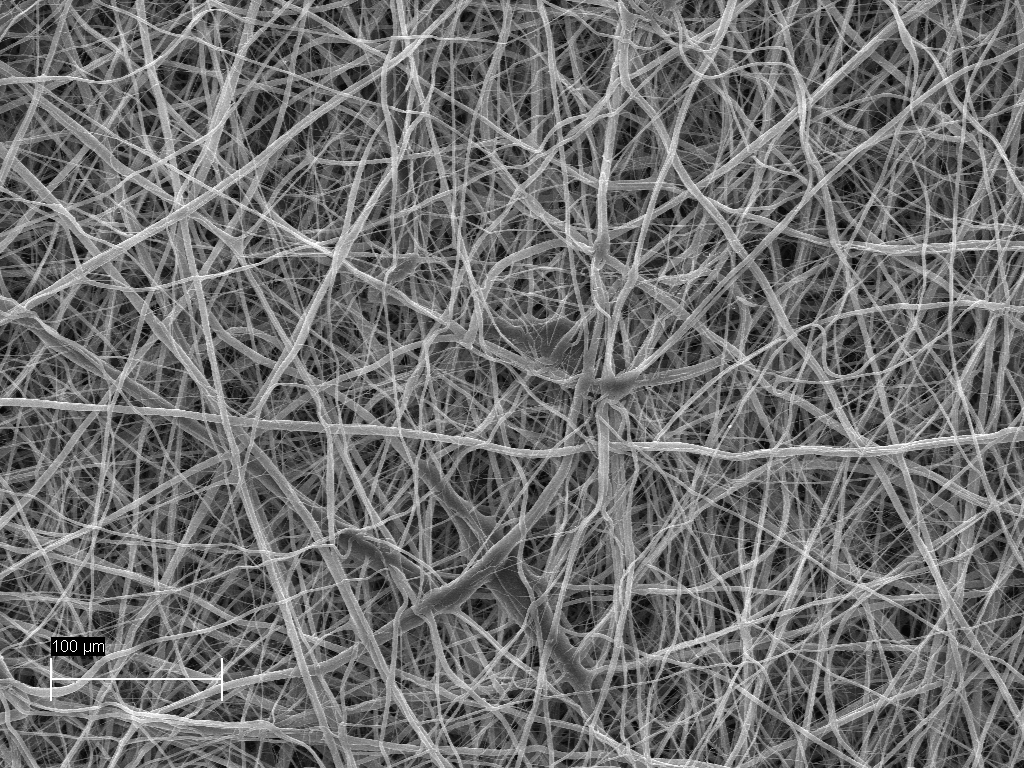
#> input picture Data/Model_images/Detectable/100_nr.tif, 1024 x 768 px, found by its file name; its folder holds only this picture in this run
$ python scale_obtain_new.py
#> lines starting #> are read from the running program, lines starting #| are printed output that depends on the picture; after the words box and inside, x2 and y2 are one past the last pixel; in counts of white or black regions, pixels touching at a corner belong together
# CODE for obtaining the scale from the SEM image #
#!/usr/bin/python3
# libraries
import numpy as np
import cv2
import os
import difflib
import matplotlib.pyplot as plt
import pytesseract
import re
import skimage.morphology

# pot_val, pot_unit, scale length in px
value_unit_scale = []
# list of units
pot_units = ["nm", "um"]
# pot scale values - should be updated if some new scales used!
pot_values = ["1", "2", "3", "4", "10", "20", "30", "100", "200", "400"]
MODEL_PATH = "/home/marilin/fibar_tool/Quick_runs/Diameter_measuring_pipeline/number_models/"
UNIT_PATH = "/home/marilin/fibar_tool/Quick_runs/Diameter_measuring_pipeline/unit_models/"
# INSERT YOUR tesseract.exe PATH here in case having an error
# make sure tesseract OCR is installed too
# uncomment for lab pc
#pytesseract.pytesseract.tesseract_cmd = r'C:\Program Files\Tesseract-OCR\tesseract.exe'
#pytesseract.pytesseract.tesseract_cmd = r'C:/home/marilin/fibar_tool_venv/bin/pytesseract'


def scale_obtain(file):

    """
    Function for obtaining the scale from the original SEM input image
    """

    img = cv2.imread(file, 0)
#> img is the input picture: shape (768, 1024); min 0, max 255, mean 111.1

    counter, value_unit_scale, four_contours = [], [], []

    ###########################################################################
    # number and unit obtaining

    thresh = cv2.threshold(img, 0, 255, cv2.THRESH_BINARY_INV)[1]
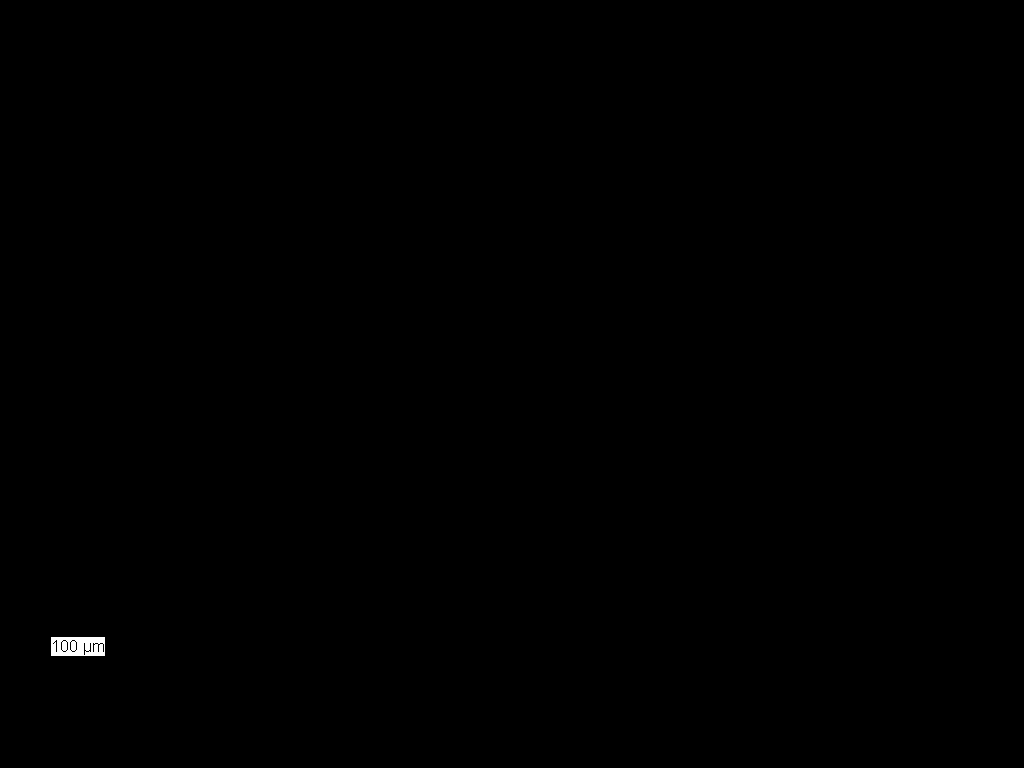
#> thresh: shape (768, 1024); 0.11% white; 1 white region, box (x1, y1, x2, y2) and area: (51, 637, 105, 656) 900

    # assuming the scale is in the LL quarter
    empty_im = np.zeros_like(thresh)
    cont_thresh = thresh[thresh.shape[0]//2:,:thresh.shape[1]//2]
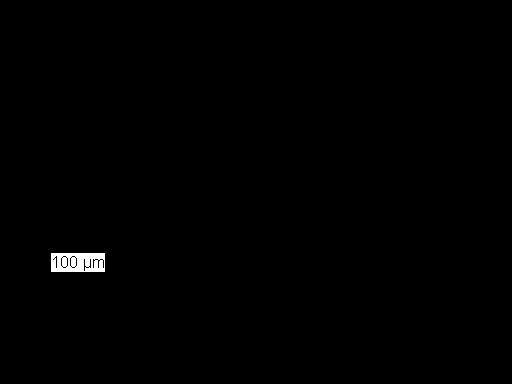
#> cont_thresh: shape (384, 512); 0.46% white; 1 white region
    empty_im[empty_im.shape[0]//2:,:empty_im.shape[1]//2]  = cont_thresh

    result = img.copy()
    contours = cv2.findContours(empty_im, cv2.RETR_EXTERNAL, cv2.CHAIN_APPROX_SIMPLE)
#> contours = 1 contour; box (x1, y1, x2, y2) and area: (51, 637, 105, 656) 954

    #cv2.imshow("empty_im", np.uint8(empty_im))
    contours = contours[0] if len(contours) == 2 else contours[1]
#> contours = [[[51, 637], [51, 655], [104, 655], [104, 637]]]
    #print(contours)


    for contour in contours:
        if len(contour) == 4:
            four_contours.append(contour)
#> this loop made 1 pass
#> contour on pass 1: [[51, 637], [51, 655], [104, 655], [104, 637]]
#> after the loop, four_contours = [[[51, 637], [51, 655], [104, 655], [104, 637]]]

    #print(four_contours)
    try:
        big_contour = max(four_contours, key=cv2.contourArea)
#> big_contour = [[51, 637], [51, 655], [104, 655], [104, 637]]
    except:
        big_contour = max(contours, key=cv2.contourArea)


    # big_contour struc: [a][0][b], where a is the corner idx (runs from upper left + ↓ and upper right + ↓), b is either y [0] or x [1] coord
    # initial flattened big contour list y1 x1 y2 x2 etc.

    y_coords = big_contour.flatten()[::2]
#> y_coords = [51, 51, 104, 104]
    x_coords = big_contour.flatten()[1::2]
#> x_coords = [637, 655, 655, 637]

    # for drawing purposesoppenheimer aaron hibell trance remix
    if len(big_contour) > 4:
        big_contour = np.array([ [[min(y_coords), max(x_coords)]], [[min(y_coords), min(x_coords)]], [[max(y_coords), min(x_coords)]], [[max(y_coords), max(x_coords)]] ])

    cv2.drawContours(result, [big_contour], 0, (255,255,255), 5)
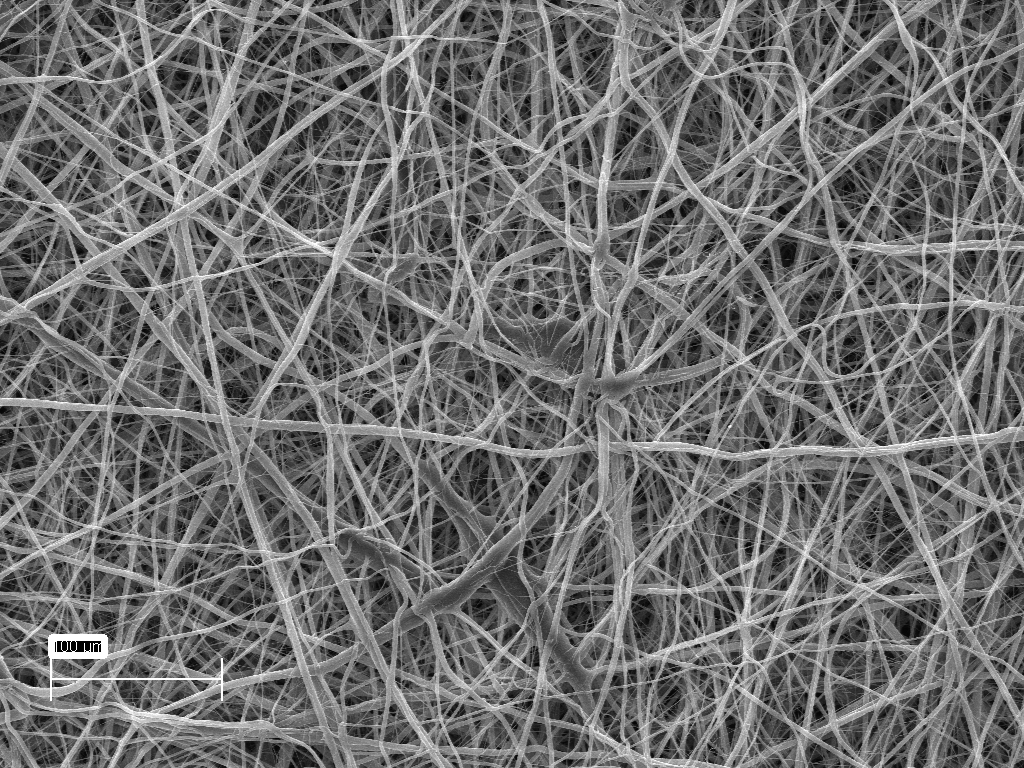
#> result: shape (768, 1024); 0.12% of pixels changed, all inside (x1, y1, x2, y2) = (48, 634, 108, 659)

    #cv2.imshow("contours", np.uint8(result))


    # # 1px height cross-section
    cross = img[int( (min(x_coords)+ max(x_coords)) //2 ): int( (min(x_coords)+ max(x_coords)) //2 )+1, min(y_coords):max(y_coords)+5]

    ar_z = np.insert(np.nonzero(cross), 0, 0)
#> ar_z = 29 values from 0 to 57
    # diff between non-zero values - fetching the zero amount of zeros and fetching the
    # start idx of the longest sub-arr of consecutive zeros
    min_val = ar_z[np.argmax(np.ediff1d(ar_z))]
#> min_val = 25
    # end idx of the zero arr
    max_val = ar_z[np.argmax(np.ediff1d(ar_z)) +1]
#> max_val = 33

    cutting_idx = int(np.mean((min_val, max_val)))
#> cutting_idx = 29


    # extracting unit
    unit = img[min(x_coords):max(x_coords), min(y_coords) + cutting_idx:max(y_coords)]
    unit = np.pad(unit, pad_width = [(1, 1),(1, 1)], mode = "constant")
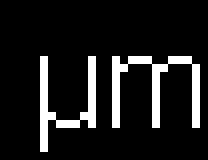
#> unit: shape (20, 26) (shown 8 times larger); 11.3% white in thin lines or dots, all inside (x1, y1, x2, y2) = (5, 7, 25, 19)
    #cv2.imshow("unit", np.uint8(unit))
    unit = skimage.morphology.medial_axis(unit).astype(np.uint8)
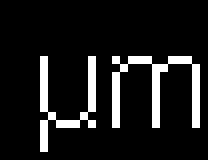
#> unit: shape (20, 26) (shown 8 times larger); values 0 (black) and 1 (white), 10.8% white in thin lines or dots, all inside (x1, y1, x2, y2) = (5, 7, 25, 19)
    unit[unit == 1] = 255

    # extracting number
    number = img[min(x_coords):max(x_coords), min(y_coords): min(y_coords) + cutting_idx]
    #cv2.imshow("number", np.uint8(unit))
    number = np.pad(number, pad_width = [(1, 1),(1, 1)], mode = "constant")
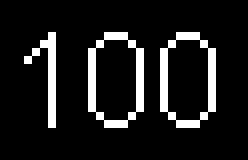
#> number: shape (20, 31) (shown 8 times larger); 10.8% white in thin lines or dots, all inside (x1, y1, x2, y2) = (3, 4, 27, 16)
    number = skimage.morphology.medial_axis(number).astype(np.uint8)
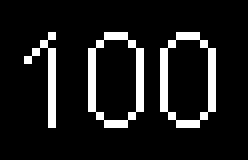
#> number: shape (20, 31) (shown 8 times larger); values 0 (black) and 1 (white), 10.6% white in thin lines or dots, all inside (x1, y1, x2, y2) = (3, 4, 27, 16)
    number[number == 1] = 255

    # 400, 1, 1, 3, 10

    units = ["um", "um", "um", "um", "um", "nm", "um", "um"]

    f = os.path.basename(file).split(".")[0]

    with open(f"{MODEL_PATH}{f}.npy", "wb") as np_f:
        np.save(np_f, number)

    with open(f"{UNIT_PATH}{units[FILES.index(os.path.basename(file))]}.npy", "wb") as unit_f:
        np.save(unit_f, unit)

    # [66 lines of commented-out code are left out]
ORIG_PATH = "/home/marilin/fibar_tool/Data/Model_images/Detectable/"
FILES = os.listdir("/home/marilin/fibar_tool/Data/Model_images/Detectable/")

for file in FILES:
   print(file)
   scale_obtain(ORIG_PATH+file)


# # scale_obtain("/run/user/1000/gvfs/smb-share:server=gaia.domenis.ut.ee,share=mvfa/Automaatika/SEM_input/3gel 02kit hfip 10k 1.tif")
# cv2.waitKey(0)
# cv2.destroyAllWindows()

$ run again, on Data/Model_images/Detectable/2_nr.tif
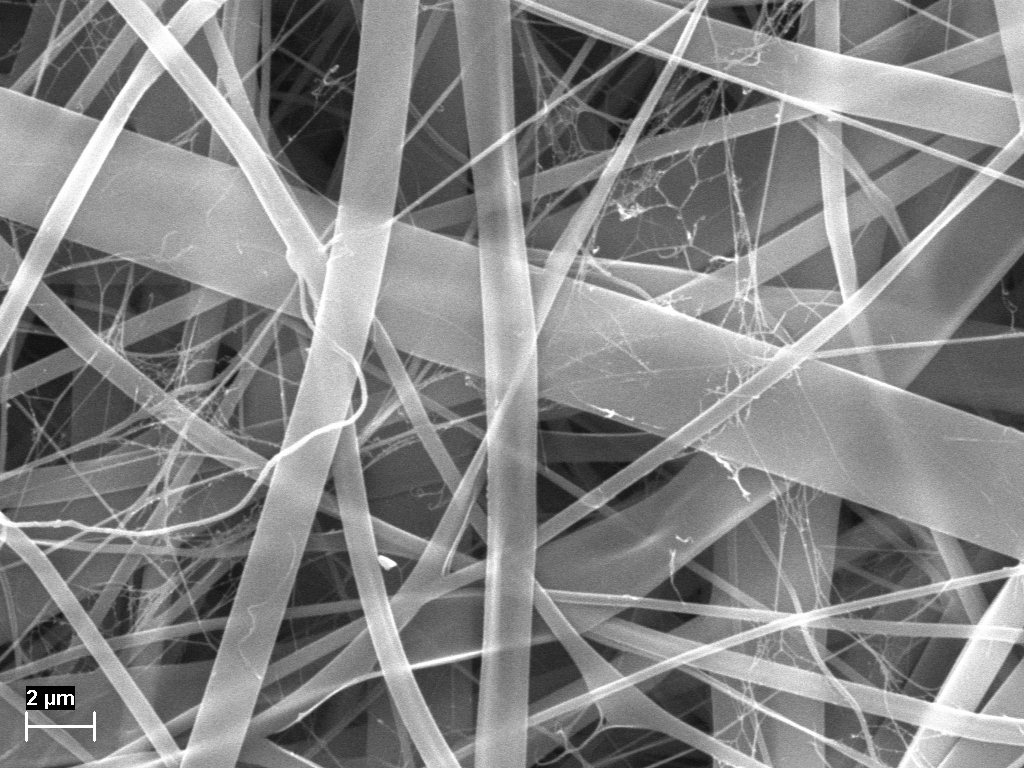
#> input picture Data/Model_images/Detectable/2_nr.tif, 1024 x 768 px, found by its file name
#> in scale_obtain, img is the input picture: shape (768, 1024); min 0, max 255, mean 133.1
#> thresh: shape (768, 1024); 0.11% white; 1 white region, box (x1, y1, x2, y2) and area: (26, 686, 75, 710) 900
#> in scale_obtain, `cont_thresh = thresh[thresh.shape[0]//2:,:thresh.shape[1]//2]`:
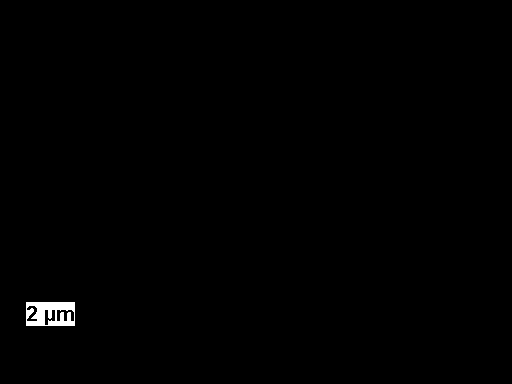
#> cont_thresh: shape (384, 512); 0.46% white; 1 white region
#> in scale_obtain, `contours = cv2.findContours(empty_im, cv2.RETR_EXTERNAL, cv2.CHAIN_APP..`: contours = 1 contour; box (x1, y1, x2, y2) and area: (26, 686, 75, 710) 1104
#> in scale_obtain, `contours = contours[0] if len(contours) == 2 else contours[1]`: contours = [[[26, 686], [26, 709], [74, 709], [74, 686]]]
#> the loop in scale_obtain, `for contour in contours:` made 1 pass
#> contour on pass 1: [[26, 686], [26, 709], [74, 709], [74, 686]]
#> big_contour = [[26, 686], [26, 709], [74, 709], [74, 686]]
#> y_coords = [26, 26, 74, 74]
#> x_coords = [686, 709, 709, 686]
#> result: shape (768, 1024); 0.12% of pixels changed, all inside (x1, y1, x2, y2) = (23, 683, 78, 713)
#> ar_z = 47 values from 0 to 52
#> min_val = 9
#> max_val = 19
#> cutting_idx = 14
#> in scale_obtain, `unit = skimage.morphology.medial_axis(unit).astype(np.uint8)`:
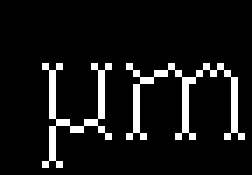
#> unit: shape (25, 36) (shown 7 times larger); values 0 (black) and 1 (white), 8.4% white in thin lines or dots, all inside (x1, y1, x2, y2) = (6, 9, 35, 24)

$ run again, on Data/Model_images/Detectable/30_nr.tif
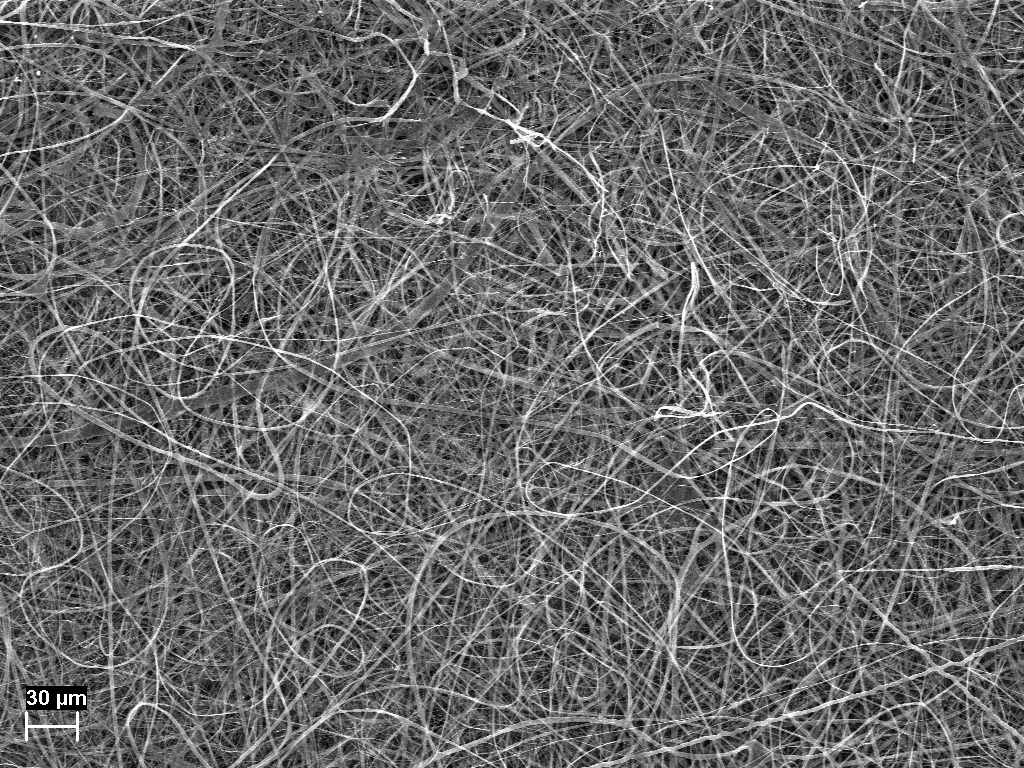
#> input picture Data/Model_images/Detectable/30_nr.tif, 1024 x 768 px, found by its file name
#> in scale_obtain, img is the input picture: shape (768, 1024); min 0, max 255, mean 103.9
#> in scale_obtain, `thresh = cv2.threshold(img, 0, 255, cv2.THRESH_BINARY_INV)[1]`:
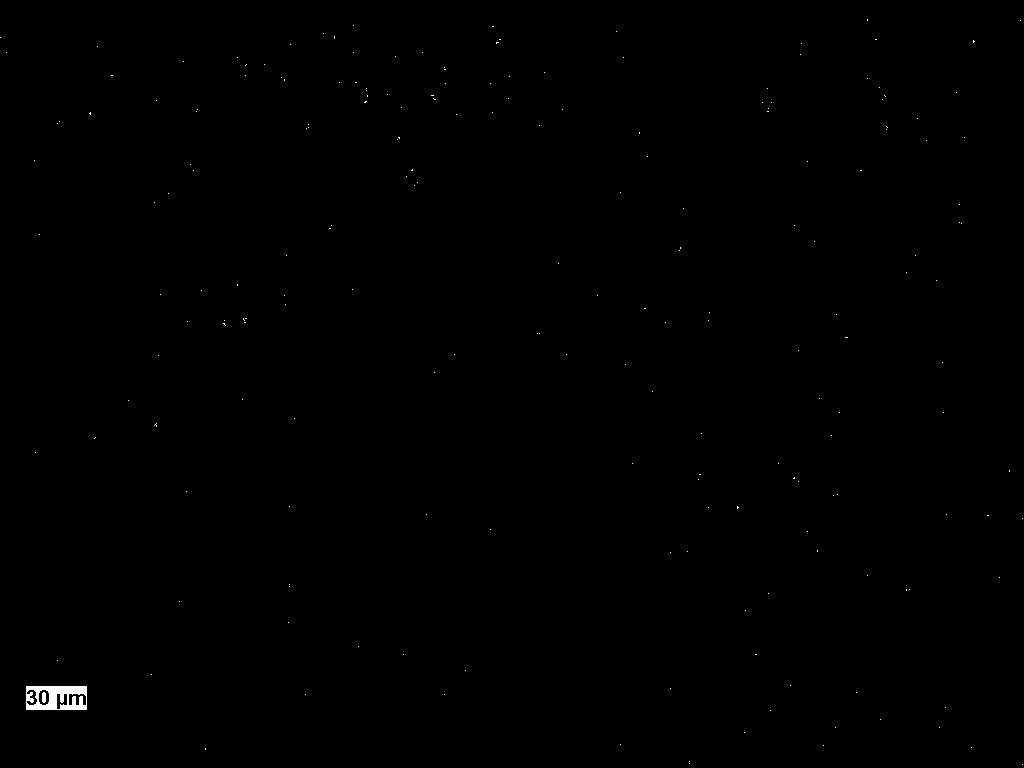
#> thresh: shape (768, 1024); 0.17% white; 204 white regions (202 under 20 px), largest, box (x1, y1, x2, y2) and area: (26, 686, 87, 710) 1061, (42, 692, 46, 703) 40
#> cont_thresh: shape (384, 512); 0.57% white; 24 white regions (22 under 20 px), largest, box (x1, y1, x2, y2) and area: (26, 302, 87, 326) 1061, (42, 308, 46, 319) 40
#> empty_im: shape (768, 1024); 0.14% white; 24 white regions (22 under 20 px)
#> contours = 23 contours, 22 with area under 20; largest, box (x1, y1, x2, y2) and area: (26, 686, 87, 710) 1380
#> the loop in scale_obtain, `for contour in contours:` made 23 passes
#> contour on passes 1 to 8: [[205, 748], [205, 749]], [[444, 694]], [[305, 694]], [[26, 686], [26, 709], [86, 709], [86, 686]], [[151, 674]], [[465, 670]], [[57, 660]], [[403, 654]]
#> after the loop in scale_obtain, `for contour in contours:`: four_contours = [[[26, 686], [26, 709], [86, 709], [86, 686]]]
#> big_contour = [[26, 686], [26, 709], [86, 709], [86, 686]]
#> y_coords = [26, 26, 86, 86]
#> x_coords = [686, 709, 709, 686]
#> result: shape (768, 1024); 0.14% of pixels changed, all inside (x1, y1, x2, y2) = (23, 683, 90, 713)
#> ar_z = 61 values from 0 to 64
#> min_val = 22
#> max_val = 31
#> cutting_idx = 26
#> in scale_obtain, `number = skimage.morphology.medial_axis(number).astype(np.uint8)`:
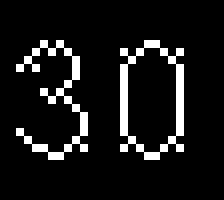
#> number: shape (25, 28) (shown 8 times larger); values 0 (black) and 1 (white), 9% white in thin lines or dots, all inside (x1, y1, x2, y2) = (2, 5, 23, 20)

$ run again, on Data/Model_images/Detectable/3_nr.tif
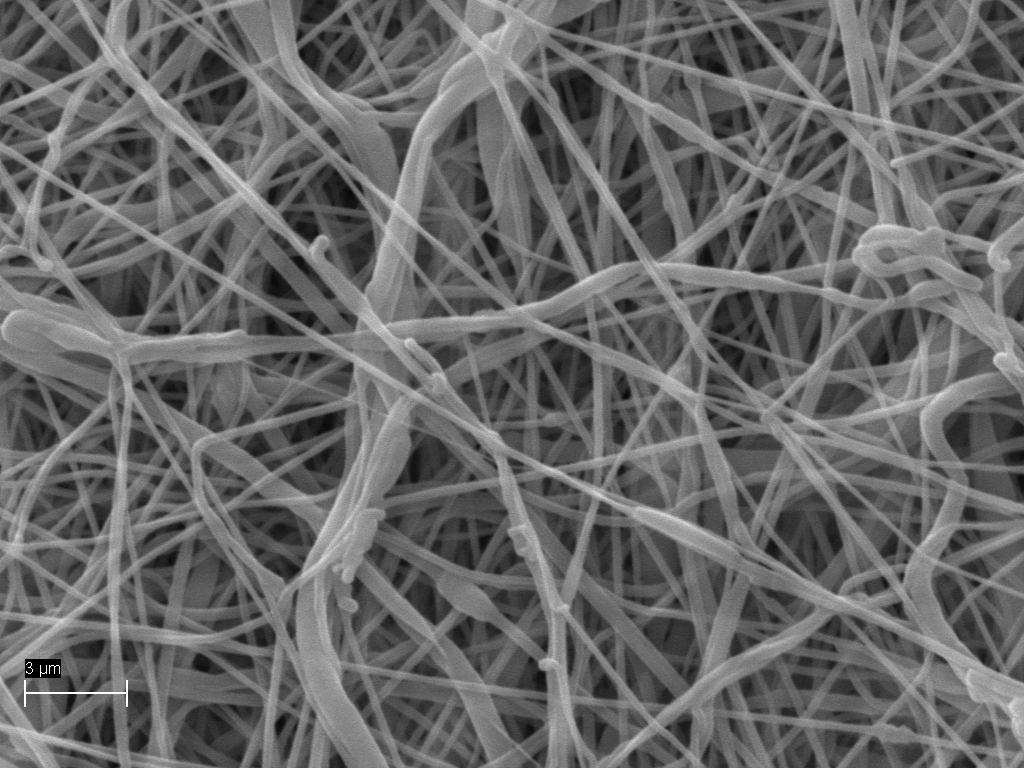
#> input picture Data/Model_images/Detectable/3_nr.tif, 1024 x 768 px, found by its file name
#> in scale_obtain, img is the input picture: shape (768, 1024); min 0, max 255, mean 103.4
#> thresh: shape (768, 1024); 0.08% white; 1 white region, box (x1, y1, x2, y2) and area: (25, 659, 61, 678) 602
#> cont_thresh: shape (384, 512); 0.31% white; 1 white region
#> in scale_obtain, `contours = cv2.findContours(empty_im, cv2.RETR_EXTERNAL, cv2.CHAIN_APP..`: contours = 1 contour; box (x1, y1, x2, y2) and area: (25, 659, 61, 678) 630
#> in scale_obtain, `contours = contours[0] if len(contours) == 2 else contours[1]`: contours = [[[25, 659], [25, 677], [60, 677], [60, 659]]]
#> the loop in scale_obtain, `for contour in contours:` made 1 pass
#> contour on pass 1: [[25, 659], [25, 677], [60, 677], [60, 659]]
#> big_contour = [[25, 659], [25, 677], [60, 677], [60, 659]]
#> y_coords = [25, 25, 60, 60]
#> x_coords = [659, 677, 677, 659]
#> result: shape (768, 1024); 0.09% of pixels changed, all inside (x1, y1, x2, y2) = (22, 656, 64, 681)
#> ar_z = 21 values from 0 to 39
#> min_val = 6
#> max_val = 15
#> cutting_idx = 10
#> in scale_obtain, `unit = skimage.morphology.medial_axis(unit).astype(np.uint8)`:
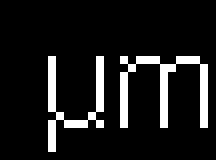
#> unit: shape (20, 27) (shown 8 times larger); values 0 (black) and 1 (white), 10.4% white in thin lines or dots, all inside (x1, y1, x2, y2) = (6, 7, 26, 19)
